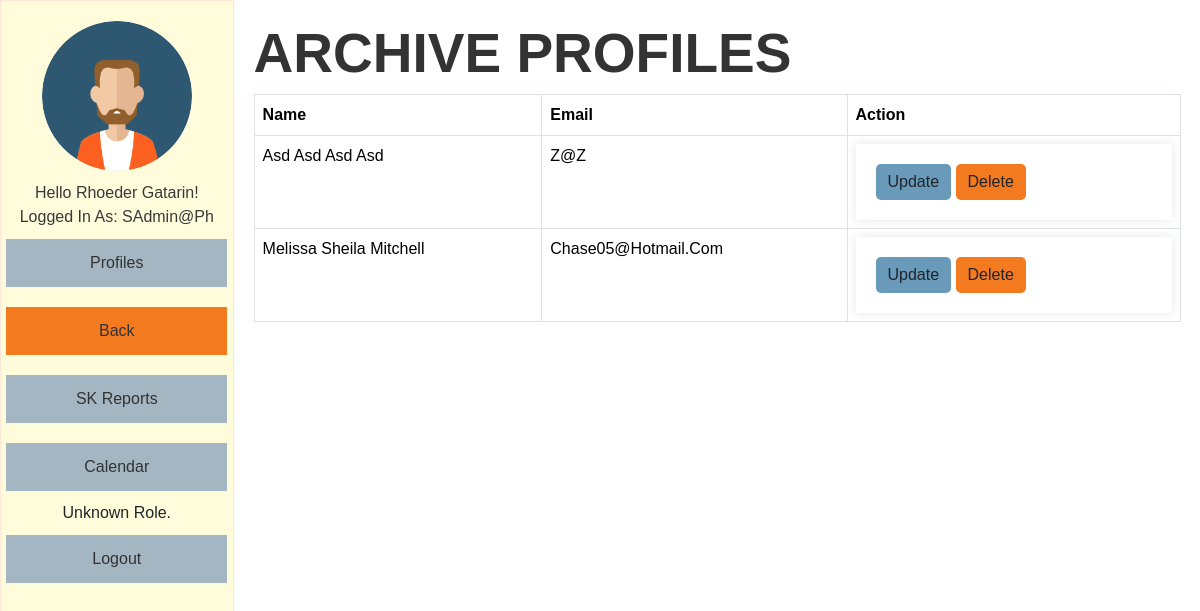
/archive.php (signed in), run on the app's committed database.
### tables this page shows
CREATE TABLE `profiles_archive` (
  `id` int(11) NOT NULL,
  `lname` varchar(100) DEFAULT NULL,
  `fname` varchar(100) DEFAULT NULL,
  `mname` varchar(100) DEFAULT NULL,
  `suffix` varchar(20) DEFAULT NULL,
  `region` varchar(100) DEFAULT NULL,
  `province` varchar(100) DEFAULT NULL,
  `municipality` varchar(100) DEFAULT NULL,
  `barangay` varchar(100) DEFAULT NULL,
  `sitio` varchar(50) DEFAULT NULL,
  `purok` varchar(100) DEFAULT NULL,
  `sex` varchar(10) DEFAULT NULL,
  `age` int(11) DEFAULT NULL,
  `youth_with_needs` varchar(100) DEFAULT NULL,
  `email` varchar(100) DEFAULT NULL,
  `birth_month` varchar(20) DEFAULT NULL,
  `birth_day` varchar(20) DEFAULT NULL,
  `birth_year` varchar(20) DEFAULT NULL,
  `contactnumber` varchar(20) DEFAULT NULL,
  `civil_status` varchar(20) DEFAULT NULL,
  `youth_classification` varchar(100) DEFAULT NULL,
  `age_group` varchar(50) DEFAULT NULL,
  `work_status` varchar(50) DEFAULT NULL,
  `educational_background` varchar(50) DEFAULT NULL,
  `register_sk_voter` varchar(50) DEFAULT NULL,
  `voted_last_election` varchar(3) NOT NULL,
  `national_voter` varchar(100) DEFAULT NULL,
  `attended_kk` varchar(3) NOT NULL,
  `times_attended_kk` int(11) DEFAULT NULL,
  `no_why` varchar(100) DEFAULT NULL,
  `date_created` varchar(50) NOT NULL,
  `barangay_code` varchar(50) DEFAULT NULL
);

### archive.php (the view, shortened to what this page needs)
<?php
include("conne.php");
if (isset($_SESSION['role'])) {
    $role = $_SESSION['role'];
} else {
    echo "Role information not found. Please contact administrator.";
    exit();
}
$fetch_profiles = "SELECT id, fname, mname, lname, suffix, email FROM profiles_archive WHERE age > 30";
$result = mysqli_query($conn, $fetch_profiles);
?>
<!DOCTYPE html>
<html>
<head>
    <link href="https://cdn.jsdelivr.net/npm/bootstrap@5.3.3/dist/css/bootstrap.min.css" rel="stylesheet">
    <link rel="stylesheet" type="text/css" href="src/css.css">
    <link rel="stylesheet" type="text/css" href="src/temp.css">
    <link rel="stylesheet" type="text/css" href="src/crud.css">
</head>
<body>
    <div class="sidebar">
        <img src="src/avatar.png" alt="Avatar">
        <p><?php echo "Hello " . $_SESSION['fname'] . " " . $_SESSION['lname'] . "!" . "<br>"; ?>
            Logged in as: <?php echo $_SESSION['email']; ?></p>
        <a href="viewprofile.php">Profiles</a>
        <a href="homepage.php">Back</a>
        <a href="records.php">SK Reports</a>
        <a href="calendar.php">Calendar</a>
        <?php
        if ($role == 'admin') {
            echo '<a href="createacc.php">Create Accounts</a>';
        } elseif ($role == 'employee') {
        } else {
            echo "Unknown role.";
        }
        ?>
        <a href="logout.php">Logout</a>
    </div>
    <div class="content">
        <h1>Archive Profiles</h1>
        <table class="table table-bordered">
            <thead>
                <tr>
                    <th>Name</th>
                    <th>Email</th>
                    <th>Action</th>
                </tr>
            </thead>
            <tbody>
                <?php while ($row = mysqli_fetch_assoc($result)): ?>
                <tr>
                    <td><?php echo $row['fname'] . ' ' . $row['mname'] . ' ' . $row['lname'] . ' ' . $row['suffix']; ?></td>
                    <td><?php echo $row['email']; ?></td>
                    <td>
                        <form method="POST" action="delete_archive.php">
                            <a href="update_archive.php?id=<?php echo $row['id']; ?>" class="btn btn-primary">Update</a>
                            <button type="submit" class="btn btn-danger">Delete</button>
                        </form>
                    </td>
                </tr>
                <?php endwhile; ?>
            </tbody>
        </table>
    </div>
</body>
</html>

### src/css.css (style rules this page uses)
body { font-family: "Helvetica", Arial, sans-serif; background-color: #f0f5f9; margin: 0; padding: 0; display: flex; height: 100vh; text-transform: capitalize; }
.sidebar { width: 20%; background-color: #fffcdc; padding-top: 20px; display: flex; flex-direction: column; align-items: center; border: 1px solid #fee7d6; }
.sidebar img { width: 150px; height: 150px; border-radius: 50%; margin-bottom: 10px; }
.sidebar p { color: #393939; text-align: center; }
.sidebar a { font-family: Arial, sans-serif; color: #333; text-decoration: none; margin: 10px 0; width: 80%; text-align: center; padding: 12px 18px; background-color: #a4b6c2; display: block; transition: background-color 0.3s ease; }
.sidebar a[href="homepage.php"] { background-color: #f37a1f; }
.content { width: 80%; padding: 20px; background-color: #fff; overflow-y: auto; text-transform: capitalize; }
.btn-primary { background-color: #699aba; border: none; border-radius: 5px; }
.btn-danger { background-color: #f37a1f; border: none; color: #fff; }
h1 { font-size: 55px; text-transform: uppercase; font-family: Helvetica; font-weight: 700; }
.btn { font-weight: 400; line-height: 1.5; color: #212529; text-align: center; text-decoration: none; vertical-align: middle; cursor: pointer; -webkit-user-select: none; -moz-user-select: none; user-select: none; padding: .375rem .75rem; font-size: 1rem; transition: color .15s ease-in-out, background-color .15s ease-in-out, border-color .15s ease-in-out, box-shadow .15s ease-in-out; border-radius: 5px; }

### src/temp.css (style rules this page uses)
p { margin-bottom: 0; }
table, td, th { border-bottom: 1px solid #ddd; text-align: left; }
table { border-collapse: collapse; width: 100%; }
th, td { padding: 15px; }
h1 { font-size: 55px; text-transform: uppercase; font-family: Helvetica; font-weight: 700; }
a { color: #699aba; }

### src/crud.css (style rules this page uses)
body { font-family: Arial, sans-serif; margin: 0; padding: 0; background-color: #f0f2f5; }
.content { padding: 20px; border: none; }
h1 { color: #333; }
form { background-color: #fff; padding: 20px; box-shadow: 0 0 10px rgba(0, 0, 0, 0.1); border: none; }
table { width: 100%; border-collapse: collapse; border: none; }
table td { padding: 10px; vertical-align: center; }
button { padding: 10px 20px; border: none; background-color: #007bff; color: white; cursor: pointer; }
h1 { font-size: 55px; text-transform: uppercase; font-family: Helvetica; font-weight: 700; }

### data on the page
profiles_archive: fname "Asd", mname "Asd", lname "Asd", suffix "Asd", email "Z@z"
profiles_archive: fname "Melissa", mname "Sheila", lname "Mitchell", email "Chase05@hotmail.com"

### other printed values
$_SESSION['fname'] "Rhoeder"
$_SESSION['lname'] "Gatarin"
$_SESSION['email'] "SAdmin@ph"
